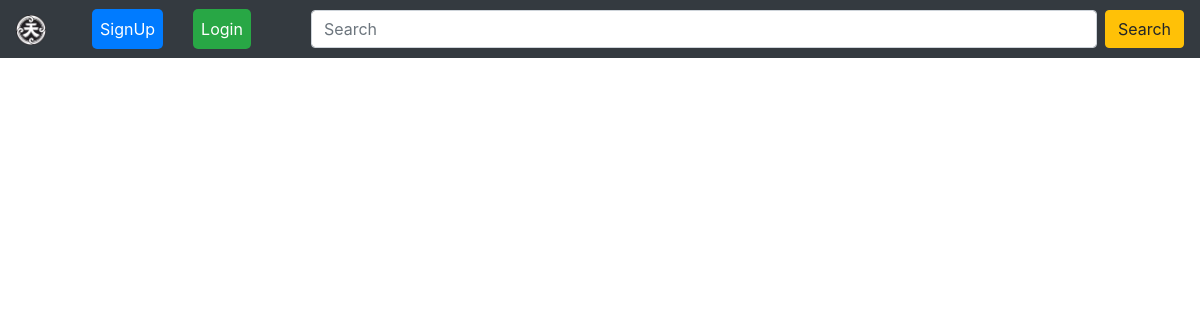
/, run on an earlier commit of the app's database.
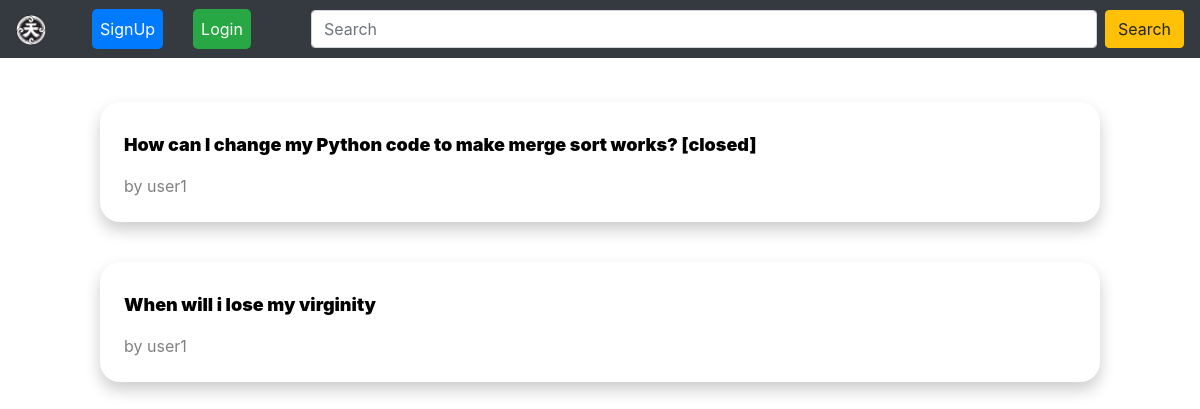
And on a later commit of the database.
### TenjinApp/models.py (models this page shows, shortened)
class Question(models.Model):
    author = models.ForeignKey(User, null=False, on_delete=models.CASCADE)
    title = models.CharField(max_length=200, null=False)
    body = models.TextField(null=False)
    created_at = models.DateTimeField(auto_now_add=True)
    updated_at = models.DateTimeField(auto_now=True)

### TenjinApp/views.py (the view)
# urls.py: path("", views.homePage, name="index"),
def homePage(request):
    questions = Question.objects.all().order_by('-created_at')
    context = {
        'questions': questions
    }
    return render(request, "homepage.html", context)

### templates/homepage.html
{% extends 'layouts/page.html' %}
{% block content %}
{% load static %}
<div class="page">
<br>
{% for question in questions %}
<div class="question-list-item">
    <div class="main">
        <a class="question-link" href="{% url 'question' question.id %}">
            <p class="question-list-item-title">
                {{question.title}}
            </p>
            <p class="question-list-item-author">
                by {{question.author.username}}
            </p>
        </a>
    </div>
</div>
{% endfor %}
</div>
{% endblock %}

What changed in the data, as far as the page shows it:
added Question: title "How can I change my Python code to make merge sort works? [closed]", author.username "user1"
added Question: title "When will i lose my virginity", author.username "user1"
